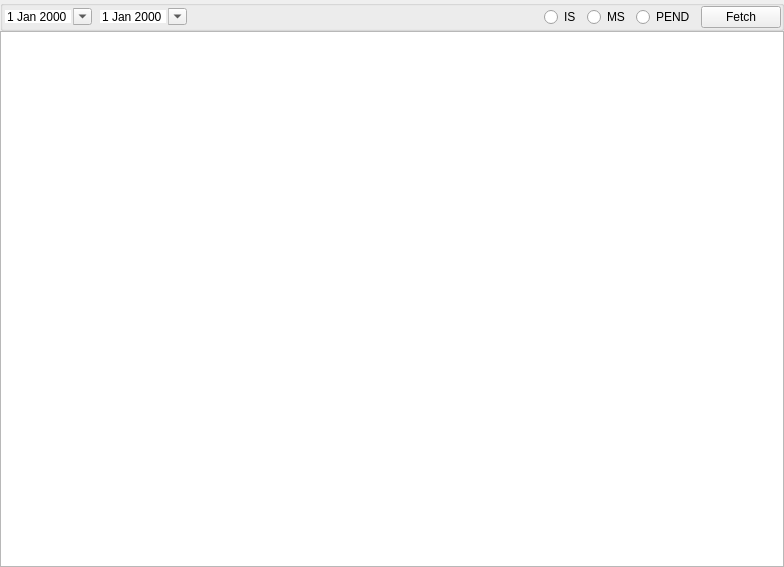
<?xml version="1.0" encoding="UTF-8"?>
<ui version="4.0">
 <class>StatementSecondaryWidget</class>
 <widget class="QWidget" name="StatementSecondaryWidget">
  <property name="geometry">
   <rect>
    <x>0</x>
    <y>0</y>
    <width>784</width>
    <height>567</height>
   </rect>
  </property>
  <property name="windowTitle">
   <string/>
  </property>
  <layout class="QGridLayout" name="gridLayout">
   <property name="leftMargin">
    <number>0</number>
   </property>
   <property name="topMargin">
    <number>0</number>
   </property>
   <property name="rightMargin">
    <number>0</number>
   </property>
   <property name="bottomMargin">
    <number>0</number>
   </property>
   <property name="verticalSpacing">
    <number>0</number>
   </property>
   <item row="0" column="0">
    <widget class="QGroupBox" name="groupBoxView">
     <property name="sizePolicy">
      <sizepolicy hsizetype="Preferred" vsizetype="Preferred">
       <horstretch>0</horstretch>
       <verstretch>0</verstretch>
      </sizepolicy>
     </property>
     <property name="title">
      <string/>
     </property>
     <layout class="QHBoxLayout" name="horizontalLayout_2">
      <property name="spacing">
       <number>-1</number>
      </property>
      <property name="leftMargin">
       <number>0</number>
      </property>
      <property name="topMargin">
       <number>0</number>
      </property>
      <property name="rightMargin">
       <number>0</number>
      </property>
      <property name="bottomMargin">
       <number>0</number>
      </property>
      <item>
       <widget class="DateEdit" name="start">
        <property name="frame">
         <bool>false</bool>
        </property>
        <property name="calendarPopup">
         <bool>true</bool>
        </property>
       </widget>
      </item>
      <item>
       <widget class="DateEdit" name="end">
        <property name="frame">
         <bool>false</bool>
        </property>
        <property name="calendarPopup">
         <bool>true</bool>
        </property>
       </widget>
      </item>
      <item>
       <spacer name="horizontalSpacer_3">
        <property name="orientation">
         <enum>Qt::Orientation::Horizontal</enum>
        </property>
        <property name="sizeHint" stdset="0">
         <size>
          <width>516</width>
          <height>17</height>
         </size>
        </property>
       </spacer>
      </item>
      <item>
       <widget class="QRadioButton" name="rBtnIS">
        <property name="text">
         <string>IS</string>
        </property>
       </widget>
      </item>
      <item>
       <widget class="QRadioButton" name="rBtnMS">
        <property name="text">
         <string>MS</string>
        </property>
       </widget>
      </item>
      <item>
       <widget class="QRadioButton" name="rBtnPEND">
        <property name="text">
         <string>PEND</string>
        </property>
       </widget>
      </item>
      <item>
       <widget class="QPushButton" name="pBtnFetch">
        <property name="text">
         <string>Fetch</string>
        </property>
       </widget>
      </item>
     </layout>
    </widget>
   </item>
   <item row="1" column="0">
    <widget class="QTableView" name="tableView"/>
   </item>
  </layout>
 </widget>
 <customwidgets>
  <customwidget>
   <class>DateEdit</class>
   <extends>QDateEdit</extends>
   <header location="global">widget/dateedit.h</header>
  </customwidget>
 </customwidgets>
 <tabstops>
  <tabstop>start</tabstop>
  <tabstop>end</tabstop>
  <tabstop>rBtnIS</tabstop>
  <tabstop>rBtnMS</tabstop>
  <tabstop>rBtnPEND</tabstop>
  <tabstop>pBtnFetch</tabstop>
  <tabstop>tableView</tabstop>
 </tabstops>
 <resources/>
 <connections/>
</ui>
